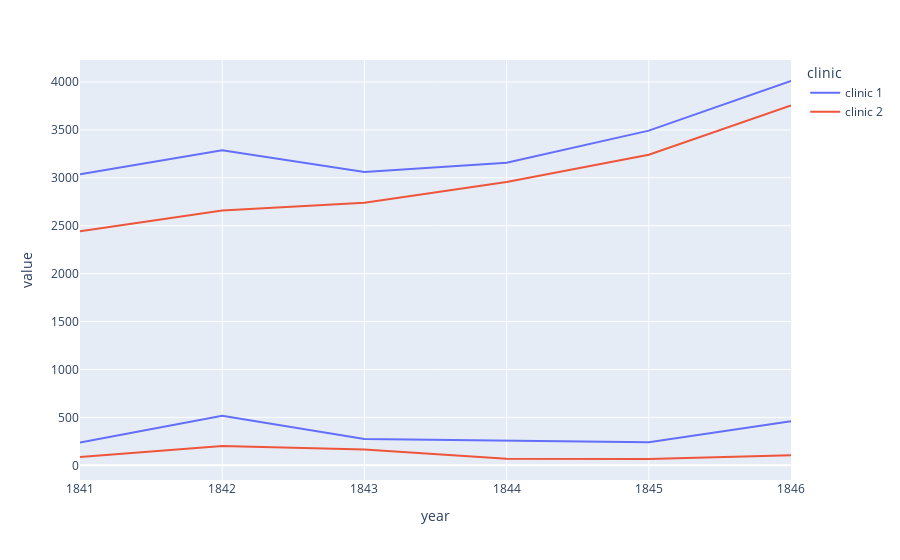

The notebook cell saved with this chart:
### Code cell
px.line(df_yearly, x=df_yearly.year, y=[df_yearly.births, df_yearly.deaths], color=df_yearly.clinic)
# px.line(df_yearly, x=df_yearly.year, y=df_yearly.deaths, color=df_yearly.clinic)

### Figure 1 — Plotly figure (JSON) as saved in the notebook; plotly's stock layout.template omitted (floating-point values rounded to 4 significant figures)
{"data": [{"hovertemplate": "clinic=clinic 1<br>variable=births<br>year=%{x}<br>value=%{y}<extra></extra>", "legendgroup": "clinic 1", "line": {"color": "#636efa", "dash": "solid"}, "marker": {"symbol": "circle"}, "mode": "lines", "name": "clinic 1", "orientation": "v", "showlegend": true, "type": "scatter", "x": [1841, 1842, 1843, 1844, 1845, 1846], "xaxis": "x", "y": [3036, 3287, 3060, 3157, 3492, 4010], "yaxis": "y"}, {"hovertemplate": "clinic=clinic 1<br>variable=deaths<br>year=%{x}<br>value=%{y}<extra></extra>", "legendgroup": "clinic 1", "line": {"color": "#636efa", "dash": "solid"}, "marker": {"symbol": "circle"}, "mode": "lines", "name": "clinic 1", "orientation": "v", "showlegend": false, "type": "scatter", "x": [1841, 1842, 1843, 1844, 1845, 1846], "xaxis": "x", "y": [237, 518, 274, 260, 241, 459], "yaxis": "y"}, {"hovertemplate": "clinic=clinic 2<br>variable=births<br>year=%{x}<br>value=%{y}<extra></extra>", "legendgroup": "clinic 2", "line": {"color": "#EF553B", "dash": "solid"}, "marker": {"symbol": "circle"}, "mode": "lines", "name": "clinic 2", "orientation": "v", "showlegend": true, "type": "scatter", "x": [1841, 1842, 1843, 1844, 1845, 1846], "xaxis": "x", "y": [2442, 2659, 2739, 2956, 3241, 3754], "yaxis": "y"}, {"hovertemplate": "clinic=clinic 2<br>variable=deaths<br>year=%{x}<br>value=%{y}<extra></extra>", "legendgroup": "clinic 2", "line": {"color": "#EF553B", "dash": "solid"}, "marker": {"symbol": "circle"}, "mode": "lines", "name": "clinic 2", "orientation": "v", "showlegend": false, "type": "scatter", "x": [1841, 1842, 1843, 1844, 1845, 1846], "xaxis": "x", "y": [86, 202, 164, 68, 66, 105], "yaxis": "y"}], "layout": {"legend": {"title": {"text": "clinic"}, "tracegroupgap": 0}, "margin": {"t": 60}, "xaxis": {"anchor": "y", "domain": [0, 1], "title": {"text": "year"}}, "yaxis": {"anchor": "x", "domain": [0, 1], "title": {"text": "value"}}}}
